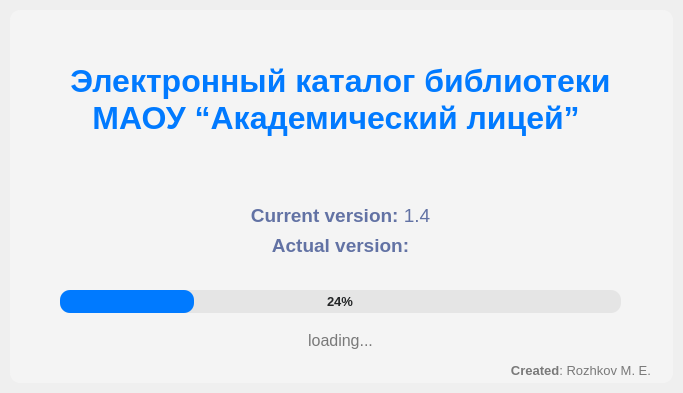
<?xml version="1.0" encoding="UTF-8"?>
<ui version="4.0">
 <class>SplashScreen</class>
 <widget class="QMainWindow" name="SplashScreen">
  <property name="geometry">
   <rect>
    <x>0</x>
    <y>0</y>
    <width>683</width>
    <height>393</height>
   </rect>
  </property>
  <property name="windowTitle">
   <string>MainWindow</string>
  </property>
  <widget class="QWidget" name="centralwidget">
   <layout class="QVBoxLayout" name="verticalLayout">
    <property name="spacing">
     <number>0</number>
    </property>
    <property name="leftMargin">
     <number>10</number>
    </property>
    <property name="topMargin">
     <number>10</number>
    </property>
    <property name="rightMargin">
     <number>10</number>
    </property>
    <property name="bottomMargin">
     <number>10</number>
    </property>
    <item>
     <widget class="QFrame" name="dropShadowFrame">
      <property name="styleSheet">
       <string notr="true">QFrame {	
background-color: rgb(244, 244, 244);
	color: rgb(220, 220, 220);
	border-radius: 10px;
}</string>
      </property>
      <property name="frameShape">
       <enum>QFrame::StyledPanel</enum>
      </property>
      <property name="frameShadow">
       <enum>QFrame::Raised</enum>
      </property>
      <widget class="QLabel" name="label_title">
       <property name="geometry">
        <rect>
         <x>0</x>
         <y>40</y>
         <width>661</width>
         <height>101</height>
        </rect>
       </property>
       <property name="font">
        <font>
         <family>Segoe UI</family>
         <pointsize>40</pointsize>
        </font>
       </property>
       <property name="styleSheet">
        <string notr="true">color: rgb(1, 122, 255);</string>
       </property>
       <property name="text">
        <string>&lt;html&gt;&lt;head/&gt;&lt;body&gt;&lt;p align=&quot;center&quot;&gt;&lt;span style=&quot; font-size:24pt; font-weight:600;&quot;&gt;Электронный каталог библиотеки&lt;br/&gt;МАОУ “Академический лицей” &lt;/span&gt;&lt;/p&gt;&lt;/body&gt;&lt;/html&gt;</string>
       </property>
       <property name="alignment">
        <set>Qt::AlignCenter</set>
       </property>
      </widget>
      <widget class="QProgressBar" name="progressBar">
       <property name="geometry">
        <rect>
         <x>50</x>
         <y>280</y>
         <width>561</width>
         <height>23</height>
        </rect>
       </property>
       <property name="font">
        <font>
         <family>Segoe UI</family>
         <pointsize>10</pointsize>
         <weight>75</weight>
         <bold>true</bold>
        </font>
       </property>
       <property name="styleSheet">
        <string notr="true">QProgressBar {
	background-color: rgb(229, 229, 229);
	color: rgb(35, 37, 38);
	border-style: none;
	border-radius: 10px;
	text-align: center;
}
QProgressBar::chunk{
	border-radius: 10px;
	background-color: rgb(0, 122, 255);
}</string>
       </property>
       <property name="value">
        <number>24</number>
       </property>
      </widget>
      <widget class="QLabel" name="label_loading">
       <property name="geometry">
        <rect>
         <x>0</x>
         <y>320</y>
         <width>661</width>
         <height>21</height>
        </rect>
       </property>
       <property name="font">
        <font>
         <family>Segoe UI</family>
         <pointsize>12</pointsize>
        </font>
       </property>
       <property name="styleSheet">
        <string notr="true">color: rgb(121, 121, 121);</string>
       </property>
       <property name="text">
        <string>loading...</string>
       </property>
       <property name="alignment">
        <set>Qt::AlignCenter</set>
       </property>
      </widget>
      <widget class="QLabel" name="label_credits">
       <property name="geometry">
        <rect>
         <x>20</x>
         <y>350</y>
         <width>621</width>
         <height>21</height>
        </rect>
       </property>
       <property name="font">
        <font>
         <family>Segoe UI</family>
         <pointsize>10</pointsize>
        </font>
       </property>
       <property name="styleSheet">
        <string notr="true">color: rgb(121, 121, 121);</string>
       </property>
       <property name="text">
        <string>&lt;strong&gt;Created&lt;/strong&gt;: Rozhkov M. E.</string>
       </property>
       <property name="alignment">
        <set>Qt::AlignRight|Qt::AlignTrailing|Qt::AlignVCenter</set>
       </property>
      </widget>
      <widget class="QLabel" name="label_current_version">
       <property name="geometry">
        <rect>
         <x>0</x>
         <y>190</y>
         <width>661</width>
         <height>31</height>
        </rect>
       </property>
       <property name="font">
        <font>
         <family>Segoe UI</family>
         <pointsize>14</pointsize>
        </font>
       </property>
       <property name="styleSheet">
        <string notr="true">color: rgb(98, 114, 164);</string>
       </property>
       <property name="text">
        <string>&lt;html&gt;&lt;head/&gt;&lt;body&gt;&lt;p&gt;&lt;span style=&quot; font-weight:600;&quot;&gt;Current version: &lt;/span&gt;1.4&lt;/p&gt;&lt;/body&gt;&lt;/html&gt;</string>
       </property>
       <property name="alignment">
        <set>Qt::AlignCenter</set>
       </property>
       <property name="openExternalLinks">
        <bool>false</bool>
       </property>
      </widget>
      <widget class="QLabel" name="label_actual_version">
       <property name="geometry">
        <rect>
         <x>0</x>
         <y>220</y>
         <width>661</width>
         <height>31</height>
        </rect>
       </property>
       <property name="font">
        <font>
         <family>Segoe UI</family>
         <pointsize>14</pointsize>
        </font>
       </property>
       <property name="styleSheet">
        <string notr="true">color: rgb(98, 114, 164);</string>
       </property>
       <property name="text">
        <string>&lt;html&gt;&lt;head/&gt;&lt;body&gt;&lt;p&gt;&lt;span style=&quot; font-weight:600;&quot;&gt;Actual version:&lt;/span&gt;&lt;/p&gt;&lt;/body&gt;&lt;/html&gt;</string>
       </property>
       <property name="alignment">
        <set>Qt::AlignCenter</set>
       </property>
       <property name="wordWrap">
        <bool>false</bool>
       </property>
       <property name="margin">
        <number>0</number>
       </property>
      </widget>
     </widget>
    </item>
   </layout>
  </widget>
 </widget>
 <resources/>
 <connections/>
</ui>
